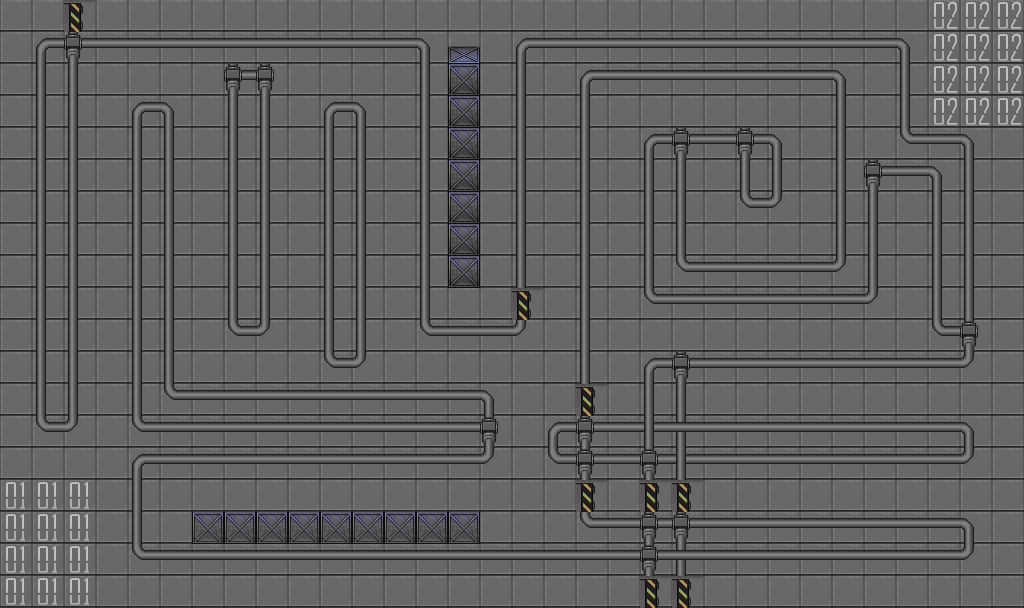

Rendered tile map (Tiled .tmx) drawn with the repository's tilesets; below, a short description and the map source with its tile grids summarised:
An orthogonal 32x19 tile map with 32x32 px tiles, 2 tile layers (l1, Tile Layer 1) and 44 objects.

<map version="1.0" orientation="orthogonal" width="32" height="19" tilewidth="32" tileheight="32">
 <tileset firstgid="1" name="1240753267052016900" tilewidth="32" tileheight="32">
  <image source="1240753267052016900.png" width="256" height="1600" />
 </tileset>
 <layer name="l1" width="32" height="19">
  <data>[608 cells, 608 non-empty, 1 distinct tile ids]</data>
 </layer>
 <layer name="Tile Layer 1" width="32" height="19">
  <data>[608 cells, 608 non-empty, 22 distinct tile ids]</data>
 </layer>
 <objectgroup name="walls" width="32" height="19">
  <object x="-55" y="-37" width="53" height="676" />
  <object x="-64" y="-67" width="1155" height="65" />
  <object x="1023" y="-39" width="61" height="680" />
  <object x="-47" y="609" width="1091" height="31" />
  <object x="519" y="332">
   <polyline points="0,0 7,0" />
  </object>
  <object x="226" y="53" width="46" height="283" />
  <object x="324" y="103" width="41" height="275" />
  <object x="39" y="41" width="36" height="389" />
  <object x="433" y="46" width="47" height="244" />
  <object x="192" y="513" width="289" height="35" />
  <object x="577" y="513" width="396" height="47" />
  <object x="132" y="97" width="44" height="368" />
  <object x="169" y="383" width="327" height="81" />
  <object x="549" y="420" width="423" height="45" />
  <object x="647" y="131" width="47" height="173" />
  <object x="769" y="804" />
  <object x="77" y="36" width="347" height="17" />
  <object x="421" y="39" width="9" height="295" />
  <object x="424" y="323" width="100" height="10" />
  <object x="515" y="40" width="9" height="244" />
  <object x="523" y="39" width="384" height="11" />
  <object x="580" y="75" width="10" height="311" />
  <object x="582" y="73" width="263" height="6" />
  <object x="836" y="72" width="9" height="194" />
  <object x="686" y="262" width="156" height="10" />
  <object x="692" y="296" width="183" height="9" />
  <object x="865" y="162" width="15" height="141" />
  <object x="872" y="165" width="68" height="14" />
  <object x="932" y="167" width="10" height="167" />
  <object x="935" y="321" width="41" height="16" />
  <object x="898" y="45" width="12" height="96" />
  <object x="902" y="129" width="68" height="15" />
  <object x="962" y="137" width="13" height="222" />
  <object x="650" y="358" width="325" height="9" />
  <object x="643" y="367" width="44" height="111" />
  <object x="130" y="469" width="15" height="90" />
  <object x="133" y="543" width="834" height="15" />
  <object x="637" y="518" width="55" height="57" />
  <object x="688" y="132" width="88" height="17" />
  <object x="738" y="130" width="44" height="77" />
 </objectgroup>
 <objectgroup name="base1" width="32" height="19">
  <object x="-4" y="475" width="96" height="131" />
 </objectgroup>
 <objectgroup name="base2" width="32" height="19">
  <object x="931" y="0" width="91" height="125" />
 </objectgroup>
 <objectgroup name="items" width="32" height="19" />
 <objectgroup name="generators" width="32" height="19">
  <object x="222" y="412" width="40" height="27" />
  <object x="353" y="421" width="41" height="27" />
 </objectgroup>
</map>